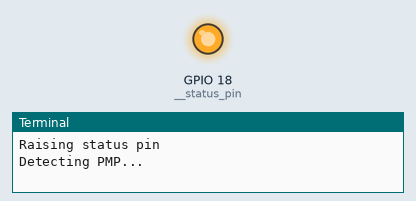
A program run on a simulated Raspberry Pi (BCM pin numbers). Shown: output pins drawn as LEDs (lit = HIGH), the last lines printed to the terminal. Files the program writes start out absent. At 20.0 s the program stops and its outputs stay as they are.

Above: at 0.1 s.
At 20.1 s:
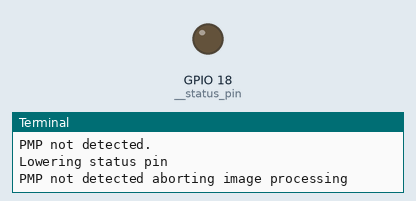
Timing chart, 0 to 21.5 s (numbered marks = the images above):
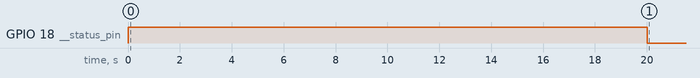

Measured:
- by itself, GPIO 18 (__status_pin): HIGH → LOW at 20.0 s

The program:

main.py
```python
#!/usr/bin/env python3
import argparse
import re
from time import sleep
import os
import subprocess
import warnings
from gpiozero import LED
import serial

warnings.simplefilter('ignore')


class SmartCameraTrapMain:
    __HOST = "192.168.4.1"
    __PMP_DATA_FILE = f"serial.log"
    __CORE_TIMEOUT = 20 * 60  # 20 minutes timeout

    __status_pin = LED(18)

    def run(self, skip_pmp: bool):
        self.set_status_pin(True)
        should_halt = not skip_pmp

        if not skip_pmp:
            if not self.detect_pmp():
                # If PMP not detected retry once more, otherwise RPi is booted without the PMP and then don't run the normal program.
                if not self.detect_pmp():
                    self.set_status_pin(False)
                    print("PMP not detected aborting image processing")
                    return

        try:
            reachable = self.is_reachable(self.__HOST)
            if reachable:
                self.upgrade_if_needed()
            self.run_core(reachable)
        except Exception as e:
            print("Main error", e)
        finally:
            self.set_status_pin(False)

        if should_halt:
            self.halt()

    def set_status_pin(self, on: bool):
        if on:
            print("Raising status pin")
            self.__status_pin.on()
        else:
            print("Lowering status pin")
            self.__status_pin.off()

    def halt(self):
        print("Shutting down the system")
        subprocess.check_call(["halt"])

    def run_core(self, reachable: bool):
        subprocess.check_call(["python3", "-u", "core.py", "--reachable", str(reachable)], timeout=self.__CORE_TIMEOUT)

    def detect_pmp(self) -> bool:
        print("Detecting PMP...")
        ser = None

        if os.path.exists(self.__PMP_DATA_FILE):
            os.remove(self.__PMP_DATA_FILE)

        try:
            ser = serial.Serial('/dev/ttyAMA0', baudrate=115200, stopbits=1, parity="N", timeout=10)
            with open(self.__PMP_DATA_FILE, 'w') as pmp_data_file:
                start_token_seen = False
                while True:
                    line = ser.readline().decode('ascii').strip()
                    if len(line) == 0:  # When we reach the first timeout
                        print("PMP not detected.")
                        break

                    if line == "START VALUES":
                        start_token_seen = True
                        continue

                    if start_token_seen and line == "END VALUES":
                        print("PMP detected")
                        return True

                    if start_token_seen:
                        print("-> ", line)
                        pmp_data_file.write(line)
                        pmp_data_file.write('\n')

        except Exception as e:
            print("Error detecting PMP", e)
        finally:
            if ser is not None:
                ser.close()

        return False

    def is_reachable(self, host: str, attempts: int = 30, delay: int = 1, verbose: bool = False):
        print(f"Testing if {host} is reachable...")
        for _ in range(attempts):
            try:
                if subprocess.call(['ping', '-c', '1', host], stdout=subprocess.STDOUT if verbose else subprocess.DEVNULL, stderr=subprocess.STDOUT if verbose else subprocess.DEVNULL, timeout=20) == 0:
                    print(f"Host {host} reached.")
                    return True
            except Exception as e:
                print("Error pinging", e)
            sleep(delay)

        print(f"Host {host} not reachable.")
        return False


if __name__ == '__main__':
    parser = argparse.ArgumentParser(description='Smart Camera Trap Main')
    parser.add_argument('--skip-pmp', help='skip PMP detection', action="store_true")
    args = parser.parse_args()

    SmartCameraTrapMain().run(args.skip_pmp)
```
